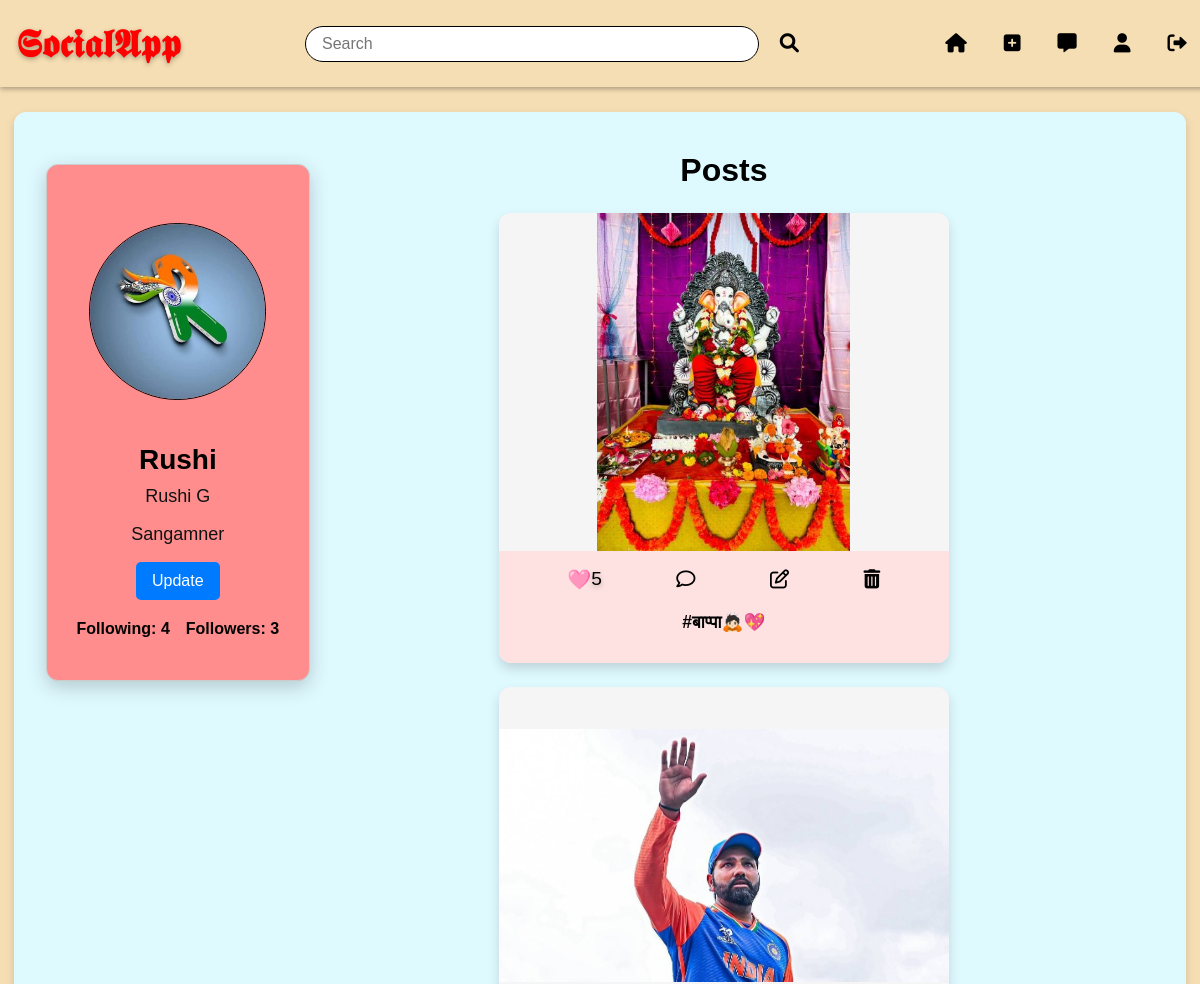
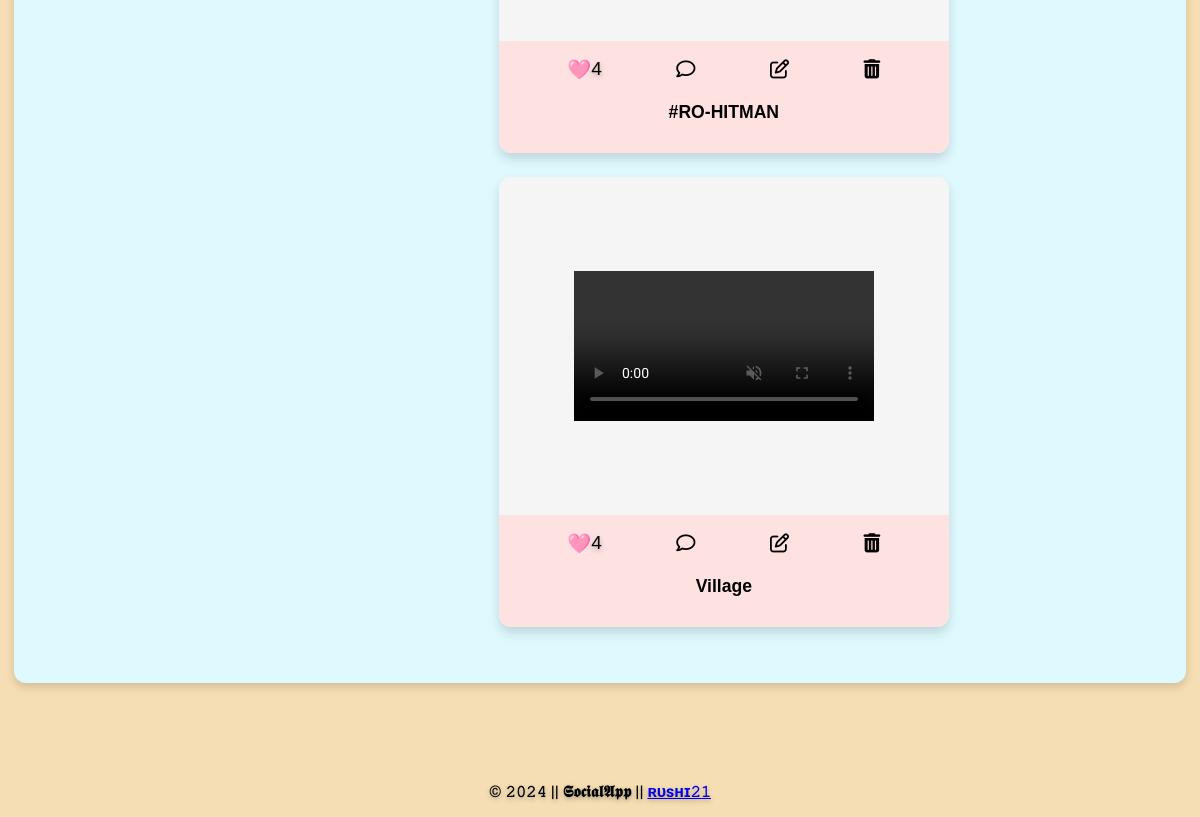
/profile/Rushi/ (signed in), run on the app's committed database (2 pictures, top to bottom).
### socialapp/models.py (models this page shows, shortened)
class Profile(models.Model):
    user = models.OneToOneField(User, related_name='profile', on_delete=models.CASCADE)
    profile_pic = models.ImageField(blank=True, null=True, upload_to=profile_pic_path)
    bio = models.TextField(max_length=500,blank=True)
    location = models.CharField(max_length=100, blank=True)
    followers=models.ManyToManyField('self',symmetrical=False,related_name='followed_by',blank=True)
    following=models.ManyToManyField('self',symmetrical=False,related_name='follows_to',blank=True)
    created_at = models.DateTimeField(auto_now_add=True)
    updated_at = models.DateTimeField(auto_now=True)
    objects = ProfileManager()

class Post(models.Model):
    user = models.ForeignKey(User, related_name="posts", on_delete=models.CASCADE)
    image = models.ImageField(blank=True, null=True, upload_to=post_media_path)
    video = models.FileField(blank=True, null=True, upload_to=post_media_path)
    caption = models.TextField(max_length=300,blank=True)
    created_at = models.DateTimeField(auto_now_add=True)
    updated_at = models.DateTimeField(auto_now=True)
    objects = PostManager()
    def total_likes(self):
        return self.likes.count()

### socialapp/views.py (the view)
# urls.py: path('profile/<str:username>/', views.profile_view, name='profile'),
@login_required
def profile_view(request, username):
    user = get_object_or_404(User, username=username)
    profile = user.profile
    following_list = user.following.all()
    followers_list = user.followers.all()
    posts = Post.objects.filter(user=user)
    is_following = Follow.objects.filter(follower=request.user, followed=user).exists()if request.user.is_authenticated else False
    follow_back = Follow.objects.filter(follower=profile.user, followed=request.user).exists() if request.user.is_authenticated else False
    return render(request, 'profile.html', {'profile': profile, 'posts': posts, 'is_following': is_following, 'following': following_list, 'followers': followers_list, 'follow_back': follow_back,'user': request.user,})

### socialapp/models.py (called while the page is built)
    def get_queryset(self):
        return super().get_queryset().filter(created_at__lte=timezone.now())

### socialapp/templates/profile.html (shortened to what this page needs)
{% extends 'base.html' %}
{% load static %}
{% block content %}
<div class="profile-container">
    <div class="profile-info">
        <div class="profile-image-container">
            {% if profile.profile_pic %}
                <img src="{{ profile.profile_pic.url}}" alt="Profile picture" class="profile-pic-preview">
            {% else %}
                <img src="{% static 'images/default.png' %}" alt="Default profile picture" class="profile-pic-preview">
            {% endif %}
        </div>
        <div id="profile-details">
            <h2>{{ profile.user.username }}</h2>
            <p>{{ profile.bio }}</p>
            <p>{{ profile.location }}</p>
            {% if user.is_authenticated and user == profile.user %}
                <button id="settings-button" onclick="window.location.href='{% url 'profile_settings' %}'">Update</button>
            {% endif %}
        </div>
        <div id="follow-details">
            <div class="follow">
                <a href="#" id="following-count" onclick="toggleFollowingList(event)">
                        Following: {{ following.count }}
                </a>
            </div>
            <div class="follow">
                <a href="#" id="followers-count" onclick="toggleFollowersList(event)">
                        Followers: {{ followers.count }}
                </a>
            </div>
        </div>
    </div>
    <div class="user-posts">
        <h3>Posts</h3>
        <div class="post-list">
            {% for post in posts|dictsortreversed:"created_at" %}
                <li class="post-item">
                    <div class="post-content">
                        {% if post.image %}
                            <img class="post-image" src="{{ post.image.url }}" alt="Post Image">
                        {% endif %}
                        {% if post.video %}
                            <video class="post-video" controls muted loop>
                                <source src="{{ post.video.url }}" type="video/mp4">
                            </video>
                        {% endif %}
                    </div>
                    <div class="post-details">
                        <div class="like-comment-section">
                            <button class="like-btn" onclick="toggleLikePost('{{ post.pk }}')">
                                {% if is_liked %}
                                    ❤️
                                {% else %}
                                    🩷
                                {% endif %}
                                <span id="like-count-{{ post.pk }}">{{ post.total_likes }}</span>
                            </button>
                            <button class="comment-toggle-btn" onclick="toggleComments('{{ post.pk }}')"><i class="fa-regular fa-comment"></i>
                            </button>
                            {% if user == profile.user %}
                                <form method="GET" action="{% url 'edit_post' post.id %}" style="display:inline;">
                                    <button type="submit"class="edit-btn"><i class="fa-regular fa-pen-to-square"></i> </button>
                                </form>
                                <form method="POST" action="{% url 'delete_post' post.id %}" style="display:inline;">
                                    <button type="submit" class="delete-btn" onclick="return confirm('Are you sure you want to delete this post?');"><i class="fas fa-trash-alt"></i> </button>
                                </form>
                            {% else %}
                                <div class="post-footer">
                                    <strong>{{ post.user.username }}</strong>
                                    <span>{{ post.created_at }}</span>
                                </div>
                            {% endif %}
                        </div>
                        <div class="post-caption">
                            <p><b>{{ post.caption }}</b></p>
                        </div>
                    </div>
                </li>
            {% empty %}
                <p>No posts available.</p>
            {% endfor %}
        </div>
    </div>
</div>
<link rel="stylesheet" href="https://cdnjs.cloudflare.com/ajax/libs/font-awesome/6.0.0-beta3/css/all.min.css">
<link rel="stylesheet" href="{% static 'css/profile.css' %}">
{% endblock %}

### css/base.css (style rules this page uses)
body { font-family: 'Roboto', Arial, sans-serif; margin: 0; padding: 0; background-color: wheat; }
.post-list { width: 100%; display: flex; flex-wrap: wrap; align-items: center; justify-content: space-evenly; margin-top: 1rem; }
.post-item { display: flex; flex-direction: column; width:450px; height: 450px; margin-bottom: 1.5rem; border-radius: 12px; overflow: hidden; background-color: #fee2e2fe; box-shadow: 0 6px 12px rgba(0, 0, 0, 0.15); position: relative; }
.post-content { display: flex; justify-content: center; align-items: center; width: 100%; height: 75%; background-color: whitesmoke; overflow: hidden; }
.post-content img, .post-content video { max-width: 100%; max-height: 100%; object-fit: cover; }
.post-caption { padding: 0.2rem; font-size: 1rem; color: #000; text-align: center; }
.like-comment-section { display: flex; justify-content: space-between; align-items: center; padding: 5px 15px; }
.like-comment-section button { color: black; background-color: transparent; border: none; cursor: pointer; font-size: 1.2rem; display: flex; align-items: center; }
span { text-shadow: 0 2px 5px rgba(0, 0, 0, 0.3); }

### css/profile.css (style rules this page uses)
.profile-container { padding: 1rem; display: flex; flex-direction: row; gap: 2rem; }
.profile-info { width: 20%; height: 475px; background-color: #ff8d8d; display: flex; align-items: center; justify-content: center; flex-direction: column; flex-wrap: wrap; margin: 20px 0; padding: 20px; border: 1px solid #ccc; border-radius: 12px; box-shadow: 0 6px 20px rgba(0, 0, 0, 0.2); }
.profile-image-container { margin: 1rem; }
.profile-pic-preview { width: 175px; height: 175px; border-radius: 50%; border: 1px solid black; object-fit: cover; transition: transform 0.3s, box-shadow 0.3s; }
#profile-details { font-size: 16px; padding:0 0 20px 0; text-align: center; }
#profile-details h2 { font-size: 28px; margin-bottom: 0.5rem; color: #000; margin-bottom: 10px; }
#profile-details p { margin: 0.5rem 0; min-height: 30px; font-size: 18px; color: #111; }
#follow-button,#message-button,#settings-button { background-color: #007bff; color: white; border: none; border-radius: 5px; padding: 10px 16px; cursor: pointer; transition: background-color 0.3s; font-size: 1rem; }
#follow-details { display: flex; align-items: center; justify-content: space-evenly; }
.follow a { font-weight: bold; font-size: 1rem; color: #020202; text-decoration: none; margin: 0 0.5rem; transition: color 0.3s; }
.user-posts { display: flex; flex-direction: column; align-items: center; width: 69%; }
.user-posts h3 { text-align: center; font-size: 2rem; margin: 0.5rem; color: #000; }
.post-caption { font-size: 1.1rem; padding-bottom: 0; }
.like-comment-section { padding: 1rem 0 0 0; justify-content: space-evenly; }

### data on the page
Profile: profile_pic (picture), user.username "Rushi", bio "Rushi G", location "Sangamner"
Post: image (picture), total_likes "5", caption "#बाप्पा🙇🏻💖"
Post: image (picture), total_likes "4", caption "#RO-HITMAN"
Post: total_likes "4", caption "Village"

### other printed values
{{ following.count }} "4"
{{ followers.count }} "3"
